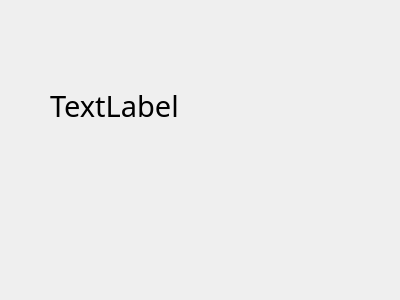
<?xml version="1.0" encoding="UTF-8"?>
<ui version="4.0">
 <class>Dialog</class>
 <widget class="QDialog" name="Dialog">
  <property name="geometry">
   <rect>
    <x>0</x>
    <y>0</y>
    <width>400</width>
    <height>300</height>
   </rect>
  </property>
  <property name="windowTitle">
   <string>Dialog</string>
  </property>
  <widget class="QLabel" name="label">
   <property name="geometry">
    <rect>
     <x>50</x>
     <y>70</y>
     <width>281</width>
     <height>71</height>
    </rect>
   </property>
   <property name="font">
    <font>
     <family>휴먼둥근헤드라인</family>
     <pointsize>22</pointsize>
    </font>
   </property>
   <property name="text">
    <string>TextLabel</string>
   </property>
  </widget>
 </widget>
 <resources/>
 <connections/>
</ui>
